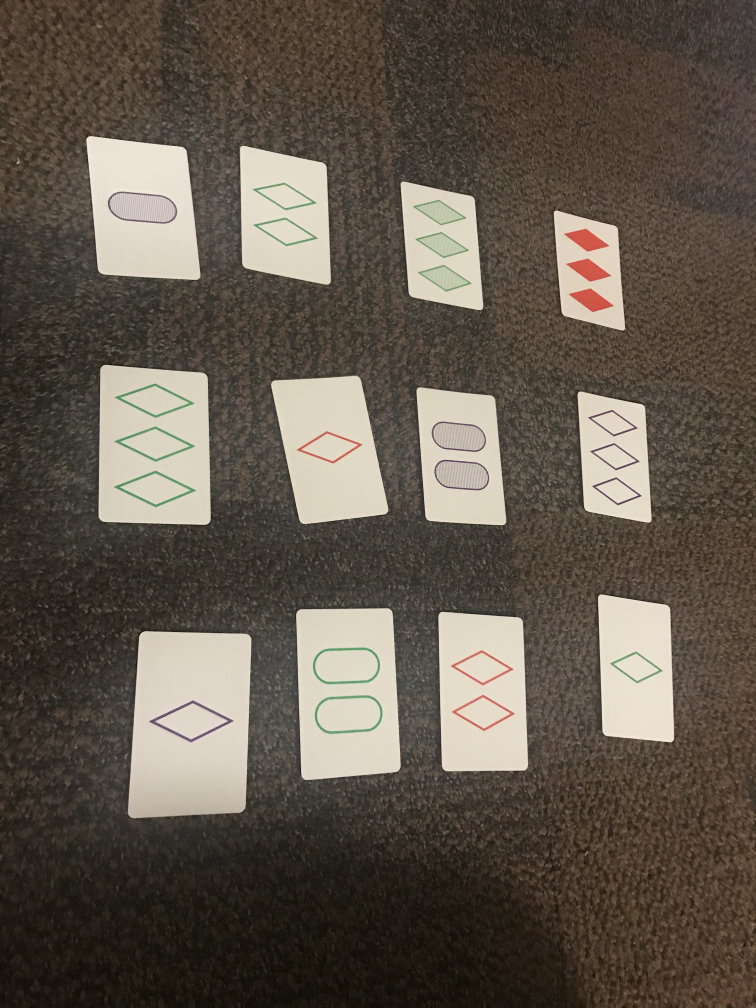
#> input picture train_original.jpg, 3024 x 4032 px (shown at 1/4 size)
$ jupyter execute 'Last Try.ipynb'   (shell and % lines are left out)   (older library calls are emulated)
#> lines starting #> are read from the running program, lines starting #| are printed output that depends on the picture; after the words box and inside, x2 and y2 are one past the last pixel; in counts of white or black regions, pixels touching at a corner belong together
[cell 1]
import numpy as np
import cv2
from matplotlib import pyplot as plt
from mpl_toolkits.axes_grid1 import ImageGrid
import math
def rectify(h):
    h = h.reshape((4,2))
    hnew = np.zeros((4,2),dtype = np.float32)

    add = h.sum(1)
    hnew[0] = h[np.argmin(add)]
    hnew[2] = h[np.argmax(add)]

    diff = np.diff(h,axis = 1)
    hnew[1] = h[np.argmin(diff)]
    hnew[3] = h[np.argmax(diff)]

    return hnew

[cell 2]
def preprocess(img):
    gray = cv2.cvtColor(img,cv2.COLOR_BGR2GRAY)
    blur = cv2.GaussianBlur(gray,(5,5),2)
    thresh = cv2.adaptiveThreshold(blur,255,1,1,11,1)
    return thresh

def imgdiff(img1,img2):
    img1 = cv2.GaussianBlur(img1,(5,5),5)
    img2 = cv2.GaussianBlur(img2,(5,5),5)
    diff = cv2.absdiff(img1,img2)
    diff = cv2.GaussianBlur(diff,(5,5),5)
    flag, diff = cv2.threshold(diff, 200, 255, cv2.THRESH_BINARY)
    return np.sum(diff)

def find_closest_card(training,img):
    features = preprocess(img)
    return sorted(training.values(), key=lambda x:imgdiff(x[1],features))[0][0]


def get_training(training_labels_filename,training_image_filename,num_training_cards,avoid_cards=None):
#> called with training_labels_filename = 'train.txt', training_image_filename = 'train_original.jpg', num_training_cards = 12
    training = {}

    labels ={}

    for line in open("train.txt",'r'):
#> (reads train.txt from the repository)
        key, num, shape,fill = line.strip().split()
        labels[int(key)] = (num,shape,fill)


    print ("Training")

    im = cv2.imread(training_image_filename)
#> im is the input picture: shape (4032, 3024, 3); mean B, G, R 76.5, 87.6, 96.7
    for i,c in enumerate(getCards(im,num_training_cards)):
        if avoid_cards is None or (labels[i][0] not in avoid_cards[0] and labels[i][1] not in avoid_cards[1]):
            training[i] = (labels[i], preprocess(c))

    print ("Done training")
    return training

def imgdiff(img1,img2):
    img1 = cv2.GaussianBlur(img1,(5,5),5)
    img2 = cv2.GaussianBlur(img2,(5,5),5)
    diff = cv2.absdiff(img1,img2)
    diff = cv2.GaussianBlur(diff,(5,5),5)
    flag, diff = cv2.threshold(diff, 200, 255, cv2.THRESH_BINARY)
    return np.sum(diff)


def getCards(img,numcards,epsilon=0.02):
    gray = cv2.cvtColor(img,cv2.COLOR_BGR2GRAY)
    blur = cv2.GaussianBlur(gray,(1,1),1000)
    flag, thresh = cv2.threshold(blur, 120, 255, cv2.THRESH_BINARY)
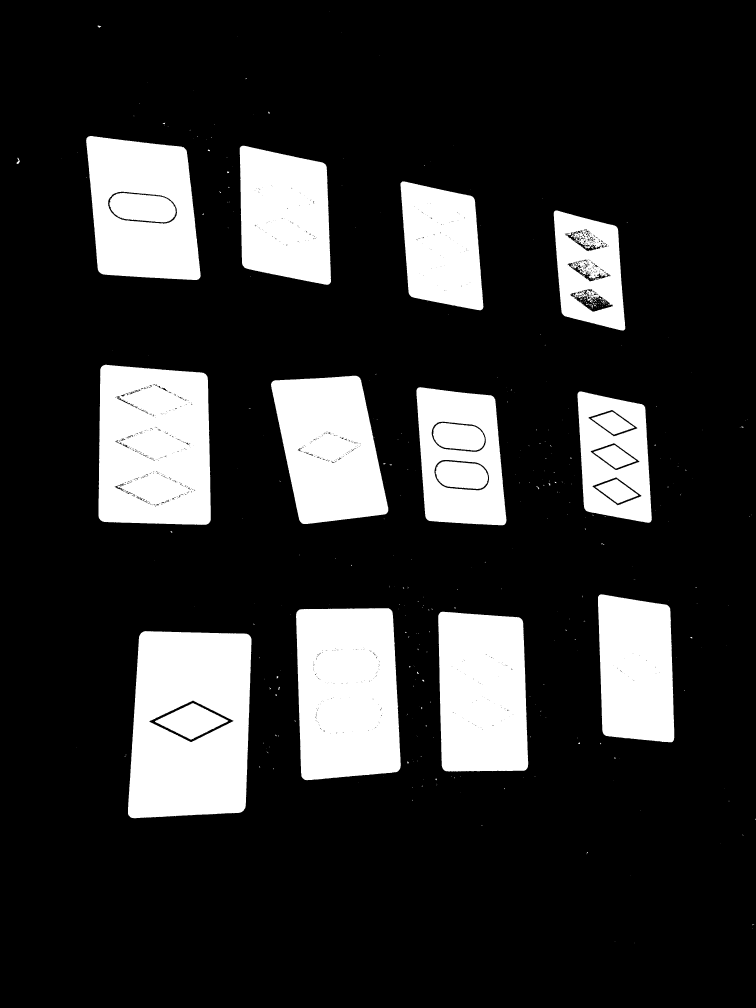
#> thresh: shape (4032, 3024) (shown at 1/4 size); 19.2% white; 453 white regions (395 under 20 px)
    # Find contours
    image,contours, hierarchy = cv2.findContours(thresh,cv2.RETR_TREE,cv2.CHAIN_APPROX_SIMPLE)
#> contours = 1767 contours, 1564 with area under 20; largest, box (x1, y1, x2, y2) and area: (512, 2524, 1006, 3273) 335510, (394, 1459, 843, 2100) 270838, (1184, 2433, 1603, 3121) 262624, (344, 544, 803, 1120) 218163, (1753, 2447, 2113, 3086) 213322
    contours = sorted(contours, key=cv2.contourArea,reverse=True)
    # Select long perimeters only
    perimeters = [cv2.arcLength(contours[i],True) for i in range(len(contours))]
#> perimeters = 1767 items
    listindex=[i for i in range(numcards) if perimeters[i]>perimeters[0]/2]
#> listindex = [0, 1, 2, 3, 4, 5, 6, 7, 8, 9, 10, 11]
    # Show image
    imgcont = img.copy()
    [cv2.drawContours(imgcont, [contours[i]], 0, (0,255,0), 5) for i in listindex]

    warp = list(range(numcards))
#> warp = [0, 1, 2, 3, 4, 5, 6, 7, 8, 9, 10, 11]

    for i in range(numcards):
        card = contours[i]
        peri = 0.02*cv2.arcLength(card,True)
        approx =  cv2.approxPolyDP(card,peri,True)
        rect = cv2.minAreaRect(contours[i])
        r = cv2.boxPoints(rect)

        h = np.float32([[0,0],[399,0],[399,399],[0,399]])
        approx = np.float32([item for sublist in approx for item in sublist])
        print(approx.shape)
#| (4, 2)
#| (4, 2)
#| (4, 2)
#| (4, 2)
#| (4, 2)
#| (4, 2)
#| (4, 2)
#| (4, 2)
#| (4, 2)
#| (4, 2)
#| (4, 2)
#| (4, 2)
        transform = cv2.getPerspectiveTransform(approx,h)
        warp[i] = cv2.warpPerspective(img,transform,(400,400))

    # Show perspective correction

    fig = plt.figure(1, (10,10))
    grid = ImageGrid(fig, 111, # similar to subplot(111)
                    nrows_ncols = (4, 4), # creates 2x2 grid of axes
                    axes_pad=0.1, # pad between axes in inch.
                    aspect=True, # do not force aspect='equal'
                    )
    new_img_list = []
    for i in range(numcards):
        new_img = cv2.cvtColor(warp[i],cv2.COLOR_BGR2RGB)
        new_img_list.append(new_img)


    return new_img_list


def find_closest_card(training,img):
    features = preprocess(img)
    return sorted(training.values(), key=lambda x:imgdiff(x[1],features))[0][0]

[cell 3]
if __name__ == '__main__':

    filename = "train_original.jpg"
    num_cards = 12
    training_image_filename = "train_original.jpg"
    training_labels_filename = "train.txt"
    num_training_cards = 12

    training = get_training(training_labels_filename,training_image_filename,num_training_cards)
#> the loop in get_training, `for i,c in enumerate(getCards(im,num_training_cards)):` made 12 passes
#> pass 1, in preprocess, `gray = cv2.cvtColor(img,cv2.COLOR_BGR2GRAY)`:
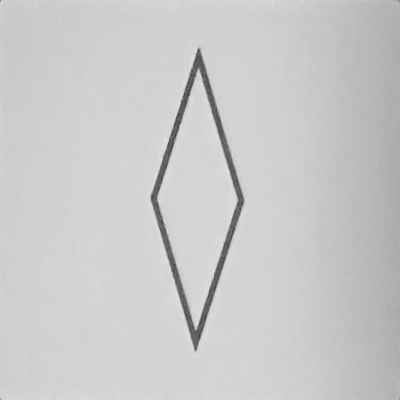
#> gray: shape (400, 400); min 58, max 231, mean 201.6
#> after the loop in get_training, `for i,c in enumerate(getCards(im,num_training_cards)):`: training = 12 items
#> training = 12 items

    im = cv2.imread(filename)

    width = im.shape[0]
#> width = 4032
    height = im.shape[1]
#> height = 3024
    if width < height:
        im = cv2.transpose(im)
        im = cv2.flip(im,1)

    # [5 lines of commented-out code are left out]

    cards = [find_closest_card(training,c) for c in getCards(im,num_cards)]
#> call 2 of getCards, with numcards = 12, epsilon = 0.02
#> in getCards (call 2), `perimeters = [cv2.arcLength(contours[i],True) for i in range(len(conto..`: perimeters = 1767 values, max 2436.2 at index 0, min 0 at index 1553, mean 29.04
#> in getCards (call 2), `[cv2.drawContours(imgcont, [contours[i]], 0, (0,255,0), 5) for i in li..`:
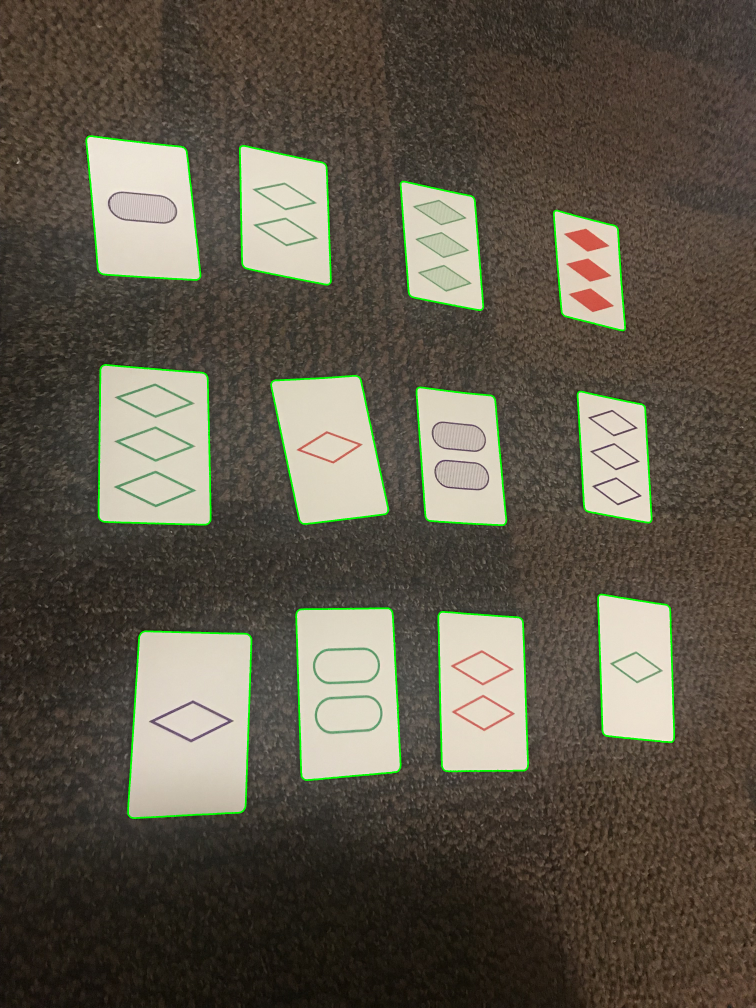
#> imgcont: shape (4032, 3024, 3) (shown at 1/4 size); mean B, G, R 75, 89, 94.9
#> the loop in getCards (call 2), `for i in range(numcards):` made 12 passes
#> (peri, approx, rect) on passes 1 to 6: (48.72, [[568, 2529], [513, 3259], [967, 3247], [1003, 2549]], ((758.9, 2903.1), (753.4, 470.5), -87.97)), (42.83, [[410, 1463], [397, 2074], [833, 2094], [826, 1501]], ((621.2, 1779.1), (635.2, 449.2), -89.28)), (43.46, [[1555, 2433], [1186, 2450], [1220, 3119], [1600, 3073]], ((1391.2, 2771.2), (399.3, 684.4), -2.25)), (39.19, [[350, 548], [395, 1086], [793, 1117], [744, 599]], ((573.1, 831.5), (407.8, 611.1), -5.13)), (39.41, [[1761, 2449], [1771, 3074], [2103, 3079], [2088, 2479]], ((1931.2, 2764.5), (345.8, 643.9), -1.6)), (38.84, [[1428, 1504], [1085, 1533], [1210, 2094], [1552, 2044]], ((1317.9, 1789.2), (358.7, 615.2), -11.97))
#> after the loop in getCards (call 2), `for i in range(numcards):`: warp = 12 items
#> the loop in getCards (call 2), `for i in range(numcards):` made 12 passes
#> pass 3, in getCards (call 2), `new_img = cv2.cvtColor(warp[i],cv2.COLOR_BGR2RGB)`:
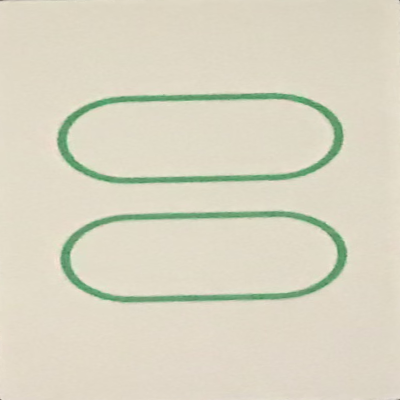
#> new_img: shape (400, 400, 3); mean R, G, B 217.6, 213.9, 194.7
#> in preprocess (call 13), `thresh = cv2.adaptiveThreshold(blur,255,1,1,11,1)`:
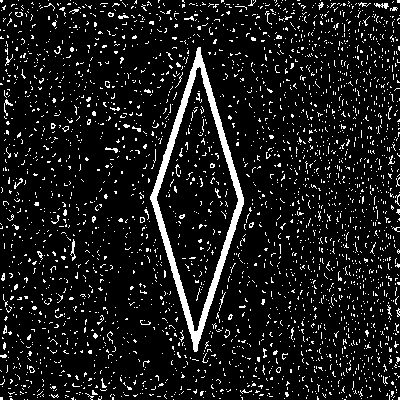
#> thresh: shape (400, 400); 9.8% white in thin lines or dots
#> in imgdiff, `diff = cv2.absdiff(img1,img2)`: diff: shape (400, 400); every value is 0
#> in imgdiff (call 2), `flag, diff = cv2.threshold(diff, 200, 255, cv2.THRESH_BINARY)`: diff: shape (400, 400); 1.2% white in thin lines or dots, all inside (x1, y1, x2, y2) = (39, 54, 361, 348)
#> in imgdiff (call 3), `flag, diff = cv2.threshold(diff, 200, 255, cv2.THRESH_BINARY)`: diff: shape (400, 400); 1.8% white in thin lines or dots, all inside (x1, y1, x2, y2) = (59, 54, 345, 344)
#> in imgdiff (call 4), `flag, diff = cv2.threshold(diff, 200, 255, cv2.THRESH_BINARY)`: diff: shape (400, 400); 0.17% white in thin lines or dots, all inside (x1, y1, x2, y2) = (155, 62, 238, 342)
#> in imgdiff (call 5), `flag, diff = cv2.threshold(diff, 200, 255, cv2.THRESH_BINARY)`: diff: shape (400, 400); 1.8% white in thin lines or dots, all inside (x1, y1, x2, y2) = (93, 51, 299, 346)
#> in imgdiff (call 6), `flag, diff = cv2.threshold(diff, 200, 255, cv2.THRESH_BINARY)`: diff: shape (400, 400); 1.1% white in thin lines or dots, all inside (x1, y1, x2, y2) = (55, 56, 347, 346)
#> in imgdiff (call 7), `flag, diff = cv2.threshold(diff, 200, 255, cv2.THRESH_BINARY)`: diff: shape (400, 400); 1.8% white in thin lines or dots, all inside (x1, y1, x2, y2) = (95, 55, 302, 349)
#> in imgdiff (call 8), `flag, diff = cv2.threshold(diff, 200, 255, cv2.THRESH_BINARY)`: diff: shape (400, 400); 0.6% white; 40 white regions (29 under 20 px), largest, box (x1, y1, x2, y2) and area: (124, 57, 163, 72) 173, (119, 325, 154, 335) 97, (190, 323, 202, 342) 86
#> in imgdiff (call 9), `img1 = cv2.GaussianBlur(img1,(5,5),5)`:
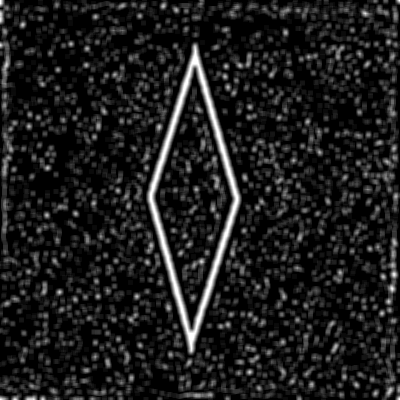
#> img1: shape (400, 400); min 0, max 255, mean 28.9
#> in imgdiff (call 10), `img1 = cv2.GaussianBlur(img1,(5,5),5)`:
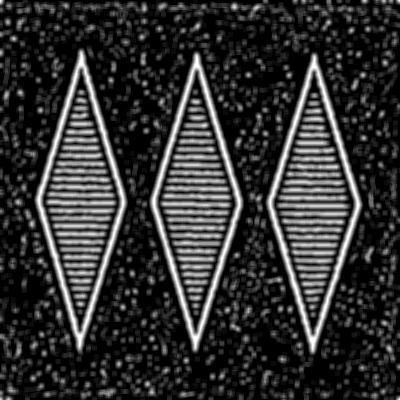
#> img1: shape (400, 400); min 0, max 255, mean 49.5
#> in imgdiff (call 10), `diff = cv2.GaussianBlur(diff,(5,5),5)`:
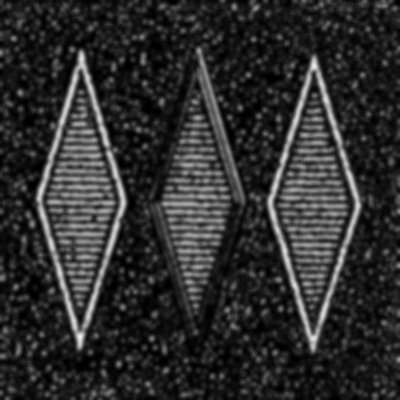
#> diff: shape (400, 400); min 0, max 240, mean 45.5
#> in imgdiff (call 10), `flag, diff = cv2.threshold(diff, 200, 255, cv2.THRESH_BINARY)`:
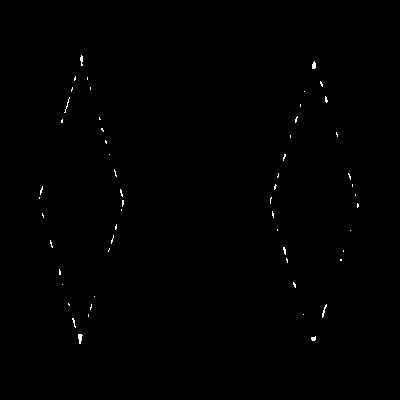
#> diff: shape (400, 400); 0.3% white in thin lines or dots, all inside (x1, y1, x2, y2) = (39, 55, 359, 344)
#> in imgdiff (call 11), `img1 = cv2.GaussianBlur(img1,(5,5),5)`:
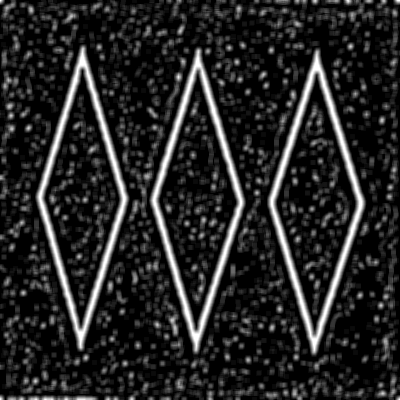
#> img1: shape (400, 400); min 0, max 255, mean 38
#> cards = [('1', 'D', 'E'), ('2', 'D', 'E'), ('2', 'O', 'E'), ('1', 'D', 'E'), ('3', 'D', 'E'), ('2', 'O', 'S'), ('1', 'D', 'E'), ('3', 'D', 'E'), ('1', 'D', 'E'), ('2', 'D', 'E'), ('2', 'D', 'E'), ('1', 'O', 'S')]
    print (cards)
#| [('1', 'D', 'E'), ('2', 'D', 'E'), ('2', 'O', 'E'), ('1', 'D', 'E'), ('3', 'D', 'E'), ('2', 'O', 'S'), ('1', 'D', 'E'), ('3', 'D', 'E'), ('1', 'D', 'E'), ('2', 'D', 'E'), ('2', 'D', 'E'), ('1', 'O', 'S')]

else:
    print (__doc__)
